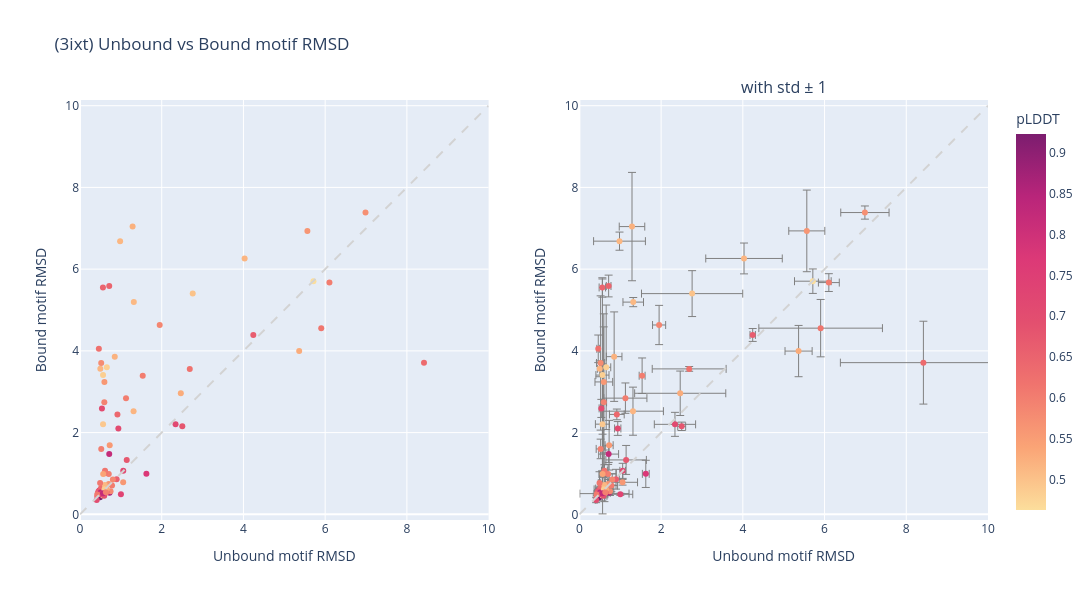
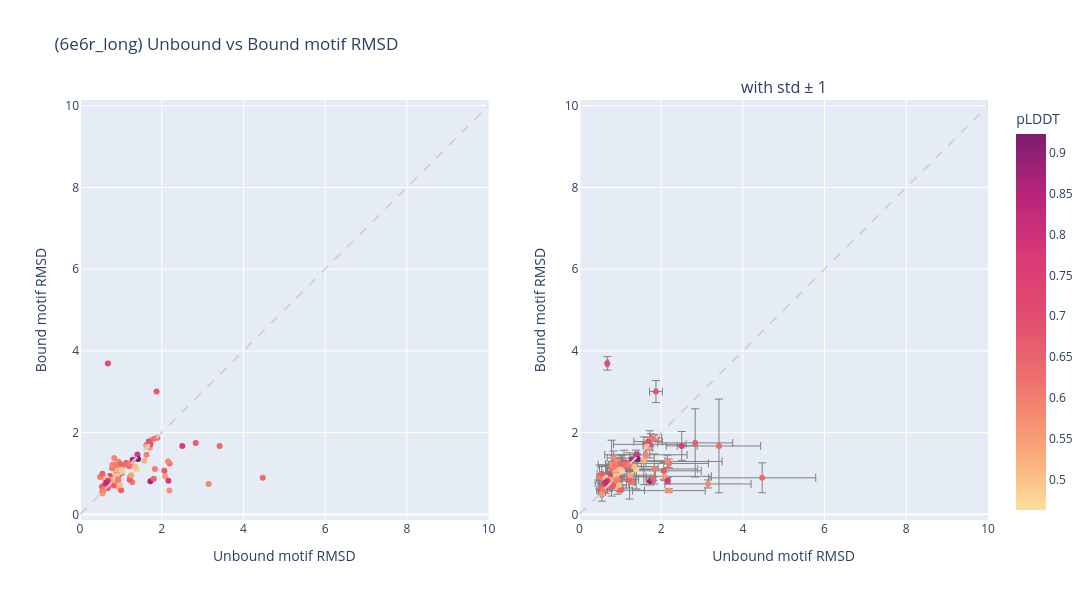

The notebook cell saved with these charts, in order:
### Code cell
motifA_df_full,motifA_df_agg = motif_results(motif_out_dir,motifA_pdb,motifA)
display(plot_scatter_motifrmsd(motifA_df_agg,motifA))
motifB_df_full,motifB_df_agg = motif_results(motif_out_dir,motifB_pdb,motifB)
plot_scatter_motifrmsd(motifB_df_agg,motifB)
